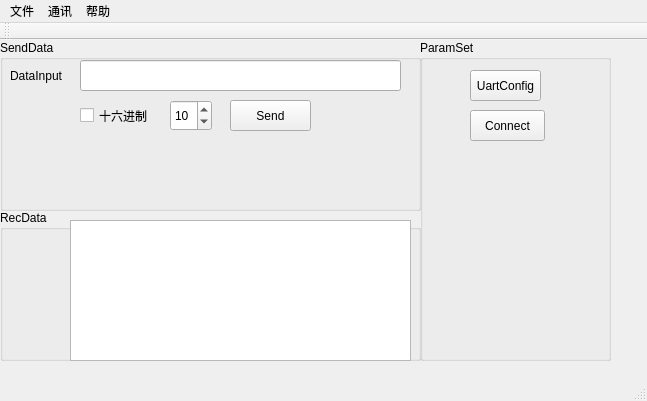
<?xml version="1.0" encoding="UTF-8"?>
<ui version="4.0">
 <class>MainWindow</class>
 <widget class="QMainWindow" name="MainWindow">
  <property name="geometry">
   <rect>
    <x>0</x>
    <y>0</y>
    <width>647</width>
    <height>401</height>
   </rect>
  </property>
  <property name="windowTitle">
   <string>MainWindow</string>
  </property>
  <widget class="QWidget" name="centralWidget">
   <widget class="QGroupBox" name="SendgroupBox">
    <property name="geometry">
     <rect>
      <x>0</x>
      <y>0</y>
      <width>421</width>
      <height>171</height>
     </rect>
    </property>
    <property name="title">
     <string>SendData</string>
    </property>
    <widget class="QLineEdit" name="DataInput">
     <property name="geometry">
      <rect>
       <x>80</x>
       <y>20</y>
       <width>321</width>
       <height>31</height>
      </rect>
     </property>
     <property name="text">
      <string/>
     </property>
    </widget>
    <widget class="QCheckBox" name="HexSelect">
     <property name="geometry">
      <rect>
       <x>80</x>
       <y>60</y>
       <width>81</width>
       <height>31</height>
      </rect>
     </property>
     <property name="text">
      <string>十六进制</string>
     </property>
    </widget>
    <widget class="QSpinBox" name="spinBox">
     <property name="geometry">
      <rect>
       <x>170</x>
       <y>60</y>
       <width>42</width>
       <height>31</height>
      </rect>
     </property>
     <property name="value">
      <number>10</number>
     </property>
    </widget>
    <widget class="QLabel" name="label">
     <property name="geometry">
      <rect>
       <x>10</x>
       <y>20</y>
       <width>61</width>
       <height>31</height>
      </rect>
     </property>
     <property name="text">
      <string>DataInput</string>
     </property>
    </widget>
    <widget class="QPushButton" name="SendData_Button">
     <property name="geometry">
      <rect>
       <x>230</x>
       <y>60</y>
       <width>81</width>
       <height>31</height>
      </rect>
     </property>
     <property name="text">
      <string>Send</string>
     </property>
    </widget>
   </widget>
   <widget class="QGroupBox" name="ReceiveaData">
    <property name="geometry">
     <rect>
      <x>0</x>
      <y>170</y>
      <width>421</width>
      <height>151</height>
     </rect>
    </property>
    <property name="title">
     <string>RecData</string>
    </property>
    <widget class="QTextBrowser" name="DataRecDisplay">
     <property name="geometry">
      <rect>
       <x>70</x>
       <y>10</y>
       <width>341</width>
       <height>141</height>
      </rect>
     </property>
    </widget>
   </widget>
   <widget class="QGroupBox" name="ParamSet">
    <property name="geometry">
     <rect>
      <x>420</x>
      <y>0</y>
      <width>191</width>
      <height>321</height>
     </rect>
    </property>
    <property name="title">
     <string>ParamSet</string>
    </property>
    <widget class="QPushButton" name="ConnectButton">
     <property name="geometry">
      <rect>
       <x>50</x>
       <y>70</y>
       <width>75</width>
       <height>31</height>
      </rect>
     </property>
     <property name="text">
      <string>Connect</string>
     </property>
    </widget>
    <widget class="QPushButton" name="UartConfigButton">
     <property name="geometry">
      <rect>
       <x>50</x>
       <y>30</y>
       <width>71</width>
       <height>31</height>
      </rect>
     </property>
     <property name="text">
      <string>UartConfig</string>
     </property>
    </widget>
   </widget>
  </widget>
  <widget class="QMenuBar" name="menuBar">
   <property name="geometry">
    <rect>
     <x>0</x>
     <y>0</y>
     <width>647</width>
     <height>23</height>
    </rect>
   </property>
   <widget class="QMenu" name="File">
    <property name="title">
     <string>文件</string>
    </property>
    <addaction name="actionopen"/>
    <addaction name="Save"/>
    <addaction name="Exit"/>
   </widget>
   <widget class="QMenu" name="Communication">
    <property name="title">
     <string>通讯</string>
    </property>
    <addaction name="disconnect"/>
    <addaction name="connect"/>
    <addaction name="actionConfig"/>
   </widget>
   <widget class="QMenu" name="Help">
    <property name="title">
     <string>帮助</string>
    </property>
    <addaction name="helpprotocol"/>
    <addaction name="helpabout"/>
    <addaction name="helpcontact"/>
   </widget>
   <addaction name="File"/>
   <addaction name="Communication"/>
   <addaction name="Help"/>
  </widget>
  <widget class="QToolBar" name="mainToolBar">
   <attribute name="toolBarArea">
    <enum>TopToolBarArea</enum>
   </attribute>
   <attribute name="toolBarBreak">
    <bool>false</bool>
   </attribute>
  </widget>
  <widget class="QStatusBar" name="statusBar"/>
  <action name="Open">
   <property name="text">
    <string>open</string>
   </property>
  </action>
  <action name="Save">
   <property name="text">
    <string>save</string>
   </property>
  </action>
  <action name="connect">
   <property name="text">
    <string>connect</string>
   </property>
  </action>
  <action name="disconnect">
   <property name="text">
    <string>disconnect</string>
   </property>
  </action>
  <action name="actionabout">
   <property name="text">
    <string>about</string>
   </property>
  </action>
  <action name="helpprotocol">
   <property name="text">
    <string>protocol</string>
   </property>
  </action>
  <action name="helpabout">
   <property name="text">
    <string>about</string>
   </property>
  </action>
  <action name="Exit">
   <property name="text">
    <string>exit</string>
   </property>
  </action>
  <action name="actionopen">
   <property name="text">
    <string>open</string>
   </property>
  </action>
  <action name="actionConfig">
   <property name="text">
    <string>Config</string>
   </property>
  </action>
  <action name="helpcontact">
   <property name="text">
    <string>contact</string>
   </property>
  </action>
 </widget>
 <layoutdefault spacing="6" margin="11"/>
 <resources/>
 <connections/>
</ui>
